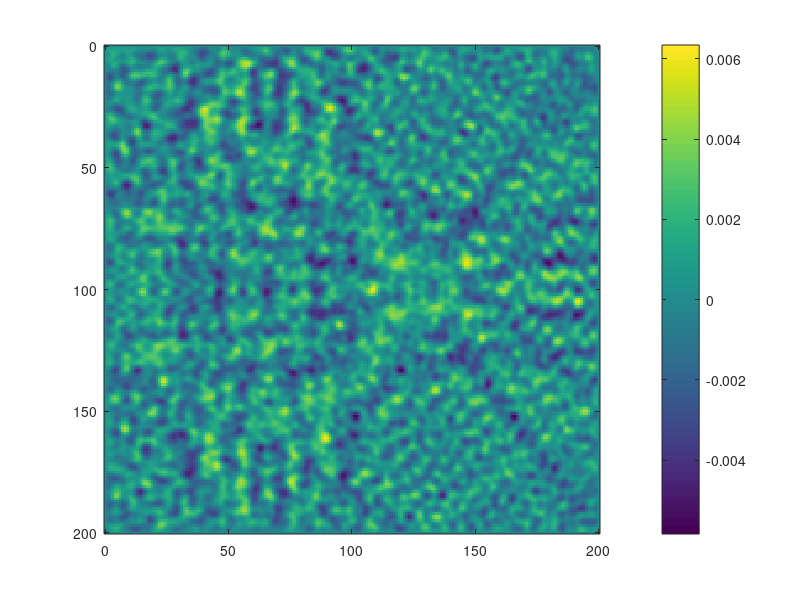

MATLAB code to generate this figure:
% --- 2D Acoustic Wave Equation using FDTD
clear all
close all
clc

Nx                  = 201;                                                  % --- Number of mesh points along x
Ny                  = 201;                                                  % --- Number of mesh points along y
Lx                  = 200;                                                  % --- Length of the domain along x
Ly                  = 200;                                                  % --- Length of the domain along y
x                   = linspace(0, Lx, Nx);                                  % --- Mesh points along x
y                   = linspace(0, Ly, Ny);                                  % --- Mesh points along y
[X, Y]              = meshgrid(x, y);
dx                  = x(2) - x(1);                                          % --- Mesh step along x
dy                  = y(2) - y(1);                                          % --- Mesh step along y
v                   = 5;                                                    % --- Wave speed
p                   = 0.02;                                                % --- Wave decay factor
dt                  = 0.25 / (v * sqrt((1 / dx)^2 + (1 / dy)^2));           % --- Time-Step matching the Courant-Friedrichs-Lewy condition
T                   = floor((3 * sqrt(Lx^2 + Ly^2) / v) / dt);              % --- Total number of time steps
t                   = (0 : T - 1) * dt;                                     % --- Time axis

% --- Initial conditions
u                   = zeros(Ny, Nx);                                        % --- Current solution u(x, y, t)
indxc               = floor(Nx / 3);                                        % --- Index for the source location along x
indyc               = floor(Ny / 2);                                        % --- Index for the source location along x
xc                  = x(indxc);                                             % --- x-coordinate of source
yc                  = y(indyc);                                             % --- y-coordinate of source
indRc               = 50;
Rc                  = Lx / indRc;
ind = find(sqrt((X - xc).^2 + (Y - yc).^2) <= Rc);                          % --- Source support
u(ind) = exp(-indRc * ((X(ind) - xc).^2 + (Y(ind) - yc).^2) / Lx);
u_old               = u;                                                    % --- Solution at the previous step

c = dt^2 * v^2 / dx^2;                                                      % --- CFL number
q = 2 - p * dt;
r = -1 + p * dt;
steps2plot = 15;
ind1 = 2 : (size(u, 1) - 1);
ind2 = 2 : (size(u, 2) - 1);
u_new = zeros(size(u));
figure(1)
% imagesc(x, y, u); colorbar; caxis([-1 1])
imagesc(x, y, u); colorbar;
for tt = 1 : T,
    u_new(ind1, ind2) = q * u(ind1, ind2) + r * u_old(ind1, ind2) + ...
        c * (u(ind1, ind2 - 1) + u(ind1 - 1, ind2) + u(ind1, ind2 + 1) + u(ind1 + 1, ind2) -...
             4. * u(ind1, ind2));
    
    u_old = u;          % --- Curent solution becomes old
    u = u_new;          % --- New solution becomes current

    if mod(tt - 1, steps2plot)==0
%         imagesc(x, y, u); colorbar; caxis([-1 1])
        imagesc(x, y, u); colorbar; 
        drawnow;
    end
    
end


